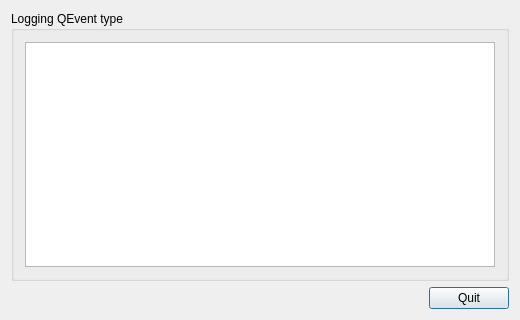
<?xml version="1.0" encoding="UTF-8"?>
<ui version="4.0">
 <class>Dialog</class>
 <widget class="QDialog" name="Dialog">
  <property name="geometry">
   <rect>
    <x>0</x>
    <y>0</y>
    <width>520</width>
    <height>320</height>
   </rect>
  </property>
  <property name="windowTitle">
   <string>Dialog</string>
  </property>
  <layout class="QVBoxLayout" name="verticalLayout_2">
   <item>
    <widget class="QGroupBox" name="groupBoxLog">
     <property name="title">
      <string>Logging QEvent type</string>
     </property>
     <layout class="QVBoxLayout" name="verticalLayout">
      <item>
       <widget class="QTextBrowser" name="textBrowserLog"/>
      </item>
     </layout>
    </widget>
   </item>
   <item>
    <layout class="QHBoxLayout" name="horizontalLayout">
     <item>
      <spacer name="horizontalSpacer">
       <property name="orientation">
        <enum>Qt::Horizontal</enum>
       </property>
       <property name="sizeHint" stdset="0">
        <size>
         <width>40</width>
         <height>20</height>
        </size>
       </property>
      </spacer>
     </item>
     <item>
      <widget class="QPushButton" name="pushButtonQuit">
       <property name="text">
        <string>Quit</string>
       </property>
      </widget>
     </item>
    </layout>
   </item>
  </layout>
 </widget>
 <layoutdefault spacing="6" margin="11"/>
 <resources/>
 <connections/>
</ui>
